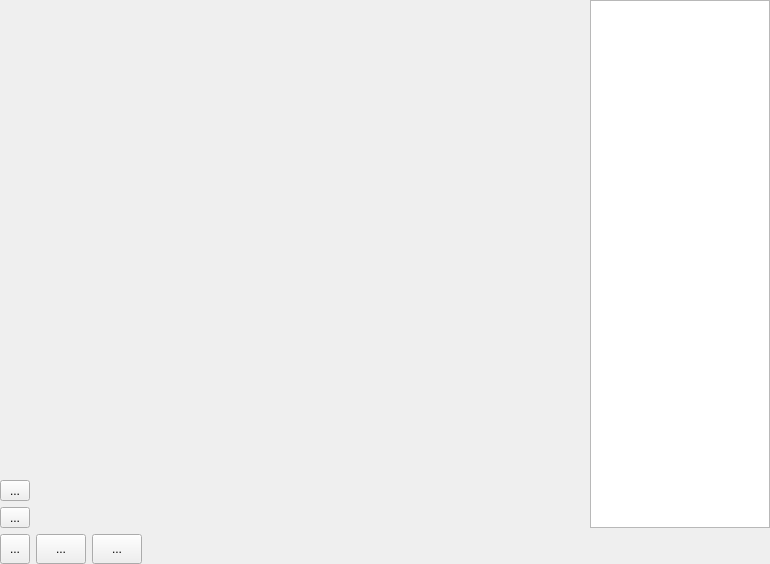
<?xml version="1.0" encoding="UTF-8"?>
<ui version="4.0">
 <class>ShowLine</class>
 <widget class="QWidget" name="ShowLine">
  <property name="geometry">
   <rect>
    <x>0</x>
    <y>0</y>
    <width>770</width>
    <height>564</height>
   </rect>
  </property>
  <property name="windowTitle">
   <string>ShowLine</string>
  </property>
  <layout class="QVBoxLayout" name="verticalLayout_2">
   <property name="leftMargin">
    <number>0</number>
   </property>
   <property name="topMargin">
    <number>0</number>
   </property>
   <property name="rightMargin">
    <number>0</number>
   </property>
   <property name="bottomMargin">
    <number>0</number>
   </property>
   <item>
    <layout class="QHBoxLayout" name="horizontalLayout">
     <item>
      <widget class="QWidget" name="widget_2" native="true">
       <property name="minimumSize">
        <size>
         <width>30</width>
         <height>0</height>
        </size>
       </property>
       <property name="maximumSize">
        <size>
         <width>30</width>
         <height>16777215</height>
        </size>
       </property>
       <layout class="QVBoxLayout" name="verticalLayout">
        <property name="leftMargin">
         <number>0</number>
        </property>
        <property name="topMargin">
         <number>0</number>
        </property>
        <property name="rightMargin">
         <number>0</number>
        </property>
        <property name="bottomMargin">
         <number>0</number>
        </property>
        <item>
         <spacer name="verticalSpacer">
          <property name="orientation">
           <enum>Qt::Vertical</enum>
          </property>
          <property name="sizeHint" stdset="0">
           <size>
            <width>20</width>
            <height>419</height>
           </size>
          </property>
         </spacer>
        </item>
        <item>
         <widget class="QToolButton" name="toolButtonReduceY">
          <property name="sizePolicy">
           <sizepolicy hsizetype="Preferred" vsizetype="Fixed">
            <horstretch>0</horstretch>
            <verstretch>0</verstretch>
           </sizepolicy>
          </property>
          <property name="text">
           <string>...</string>
          </property>
          <property name="icon">
           <iconset>
            <normaloff>img/vecticalSmall.png</normaloff>img/vecticalSmall.png</iconset>
          </property>
          <property name="iconSize">
           <size>
            <width>20</width>
            <height>40</height>
           </size>
          </property>
         </widget>
        </item>
        <item>
         <widget class="QToolButton" name="toolButtonAmpY">
          <property name="sizePolicy">
           <sizepolicy hsizetype="Preferred" vsizetype="Fixed">
            <horstretch>0</horstretch>
            <verstretch>0</verstretch>
           </sizepolicy>
          </property>
          <property name="text">
           <string>...</string>
          </property>
          <property name="icon">
           <iconset>
            <normaloff>img/vecticalBig.png</normaloff>img/vecticalBig.png</iconset>
          </property>
          <property name="iconSize">
           <size>
            <width>20</width>
            <height>40</height>
           </size>
          </property>
         </widget>
        </item>
       </layout>
      </widget>
     </item>
     <item>
      <widget class="QCustomPlot" name="widget" native="true"/>
     </item>
     <item>
      <widget class="QListWidget" name="listWidget">
       <property name="maximumSize">
        <size>
         <width>180</width>
         <height>16777215</height>
        </size>
       </property>
      </widget>
     </item>
    </layout>
   </item>
   <item>
    <widget class="QWidget" name="widget_3" native="true">
     <property name="minimumSize">
      <size>
       <width>0</width>
       <height>30</height>
      </size>
     </property>
     <property name="maximumSize">
      <size>
       <width>16777215</width>
       <height>30</height>
      </size>
     </property>
     <layout class="QHBoxLayout" name="horizontalLayout_2">
      <property name="leftMargin">
       <number>0</number>
      </property>
      <property name="topMargin">
       <number>0</number>
      </property>
      <property name="rightMargin">
       <number>0</number>
      </property>
      <property name="bottomMargin">
       <number>0</number>
      </property>
      <item>
       <widget class="QToolButton" name="toolButton_3">
        <property name="minimumSize">
         <size>
          <width>30</width>
          <height>30</height>
         </size>
        </property>
        <property name="maximumSize">
         <size>
          <width>30</width>
          <height>30</height>
         </size>
        </property>
        <property name="text">
         <string>...</string>
        </property>
        <property name="icon">
         <iconset>
          <normaloff>img/vibrate.png</normaloff>img/vibrate.png</iconset>
        </property>
       </widget>
      </item>
      <item>
       <widget class="QToolButton" name="toolButtonAmpX">
        <property name="sizePolicy">
         <sizepolicy hsizetype="Fixed" vsizetype="Preferred">
          <horstretch>0</horstretch>
          <verstretch>0</verstretch>
         </sizepolicy>
        </property>
        <property name="minimumSize">
         <size>
          <width>50</width>
          <height>0</height>
         </size>
        </property>
        <property name="text">
         <string>...</string>
        </property>
        <property name="icon">
         <iconset>
          <normaloff>img/levelBig.png</normaloff>img/levelBig.png</iconset>
        </property>
        <property name="iconSize">
         <size>
          <width>40</width>
          <height>20</height>
         </size>
        </property>
       </widget>
      </item>
      <item>
       <widget class="QToolButton" name="toolButtonReduceX">
        <property name="sizePolicy">
         <sizepolicy hsizetype="Fixed" vsizetype="Preferred">
          <horstretch>0</horstretch>
          <verstretch>0</verstretch>
         </sizepolicy>
        </property>
        <property name="minimumSize">
         <size>
          <width>50</width>
          <height>0</height>
         </size>
        </property>
        <property name="text">
         <string>...</string>
        </property>
        <property name="icon">
         <iconset>
          <normaloff>img/levelsmall.png</normaloff>img/levelsmall.png</iconset>
        </property>
        <property name="iconSize">
         <size>
          <width>40</width>
          <height>20</height>
         </size>
        </property>
       </widget>
      </item>
      <item>
       <spacer name="horizontalSpacer">
        <property name="orientation">
         <enum>Qt::Horizontal</enum>
        </property>
        <property name="sizeHint" stdset="0">
         <size>
          <width>40</width>
          <height>20</height>
         </size>
        </property>
       </spacer>
      </item>
     </layout>
    </widget>
   </item>
  </layout>
 </widget>
 <layoutdefault spacing="6" margin="11"/>
 <customwidgets>
  <customwidget>
   <class>QCustomPlot</class>
   <extends>QWidget</extends>
   <header>qcustomplot.h</header>
   <container>1</container>
  </customwidget>
 </customwidgets>
 <resources/>
 <connections/>
</ui>
